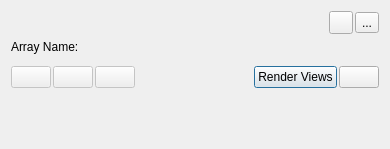
<?xml version="1.0" encoding="UTF-8"?>
<ui version="4.0">
 <class>ColorMapEditor</class>
 <widget class="QWidget" name="ColorMapEditor">
  <property name="geometry">
   <rect>
    <x>0</x>
    <y>0</y>
    <width>390</width>
    <height>149</height>
   </rect>
  </property>
  <property name="minimumSize">
   <size>
    <width>390</width>
    <height>0</height>
   </size>
  </property>
  <property name="windowTitle">
   <string>Form</string>
  </property>
  <layout class="QVBoxLayout" name="verticalLayout">
   <item>
    <layout class="QHBoxLayout" name="SearchBoxLayout">
     <property name="spacing">
      <number>2</number>
     </property>
     <item>
      <widget class="pqSearchBox" name="SearchBox" native="true">
       <property name="advancedSearchEnabled" stdset="0">
        <bool>true</bool>
       </property>
       <property name="settingKey" stdset="0">
        <string notr="true">showAdvancedPropertiesColorMapEditor</string>
       </property>
      </widget>
     </item>
     <item>
      <widget class="QToolButton" name="ShowScalarBar">
       <property name="toolTip">
        <string>Show/hide color legend</string>
       </property>
       <property name="text">
        <string/>
       </property>
       <property name="icon">
        <iconset resource="../../../Components/Resources/pqComponents.qrc">
         <normaloff>:/pqWidgets/Icons/pqScalarBar16.png</normaloff>:/pqWidgets/Icons/pqScalarBar16.png</iconset>
       </property>
       <property name="checkable">
        <bool>true</bool>
       </property>
      </widget>
     </item>
     <item>
      <widget class="QToolButton" name="EditScalarBar">
       <property name="toolTip">
        <string>Edit color legend properties</string>
       </property>
       <property name="text">
        <string>...</string>
       </property>
       <property name="icon">
        <iconset resource="../../../Components/Resources/pqComponents.qrc">
         <normaloff>:/pqWidgets/Icons/pqEditScalarBar.svg</normaloff>:/pqWidgets/Icons/pqEditScalarBar.svg</iconset>
       </property>
      </widget>
     </item>
    </layout>
   </item>
   <item>
    <widget class="QLabel" name="ArrayLabel">
     <property name="font">
      <font>
       <weight>50</weight>
       <bold>false</bold>
      </font>
     </property>
     <property name="text">
      <string>Array Name:</string>
     </property>
     <property name="textFormat">
      <enum>Qt::AutoText</enum>
     </property>
    </widget>
   </item>
   <item>
    <widget class="QScrollArea" name="scrollArea">
     <property name="frameShape">
      <enum>QFrame::NoFrame</enum>
     </property>
     <property name="frameShadow">
      <enum>QFrame::Plain</enum>
     </property>
     <property name="widgetResizable">
      <bool>true</bool>
     </property>
     <widget class="QWidget" name="scrollAreaWidgetContents">
      <property name="geometry">
       <rect>
        <x>0</x>
        <y>0</y>
        <width>372</width>
        <height>76</height>
       </rect>
      </property>
      <layout class="QVBoxLayout" name="ScrollAreaLayout" stretch="0,0,1">
       <property name="margin">
        <number>0</number>
       </property>
       <item>
        <widget class="QFrame" name="PropertiesFrame">
         <property name="sizePolicy">
          <sizepolicy hsizetype="Preferred" vsizetype="Preferred">
           <horstretch>0</horstretch>
           <verstretch>0</verstretch>
          </sizepolicy>
         </property>
         <property name="frameShape">
          <enum>QFrame::NoFrame</enum>
         </property>
         <property name="frameShadow">
          <enum>QFrame::Plain</enum>
         </property>
        </widget>
       </item>
       <item>
        <layout class="QHBoxLayout" name="horizontalLayout" stretch="0,0,0,0,0,0">
         <property name="spacing">
          <number>2</number>
         </property>
         <item>
          <widget class="QPushButton" name="RestoreDefaults">
           <property name="enabled">
            <bool>false</bool>
           </property>
           <property name="toolTip">
            <string>Restore application default setting values for color map</string>
           </property>
           <property name="text">
            <string/>
           </property>
           <property name="icon">
            <iconset resource="../../../Components/Resources/pqComponents.qrc">
             <normaloff>:/pqWidgets/Icons/pqSave.svg</normaloff>:/pqWidgets/Icons/pqSave.svg</iconset>
           </property>
          </widget>
         </item>
         <item>
          <widget class="QPushButton" name="SaveAsArrayDefaults">
           <property name="enabled">
            <bool>false</bool>
           </property>
           <property name="toolTip">
            <string>Save current color map settings values as default for arrays of this name</string>
           </property>
           <property name="text">
            <string/>
           </property>
           <property name="icon">
            <iconset resource="../../../Components/Resources/pqComponents.qrc">
             <normaloff>:/pqWidgets/Icons/pqSaveArray16.png</normaloff>:/pqWidgets/Icons/pqSaveArray16.png</iconset>
           </property>
          </widget>
         </item>
         <item>
          <widget class="QPushButton" name="SaveAsDefaults">
           <property name="enabled">
            <bool>false</bool>
           </property>
           <property name="toolTip">
            <string>Save current color map settings values as default for all arrays</string>
           </property>
           <property name="text">
            <string/>
           </property>
           <property name="icon">
            <iconset resource="../../../Components/Resources/pqComponents.qrc">
             <normaloff>:/pqWidgets/Icons/pqSave.svg</normaloff>:/pqWidgets/Icons/pqSave.svg</iconset>
           </property>
          </widget>
         </item>
         <item>
          <spacer name="horizontalSpacer">
           <property name="orientation">
            <enum>Qt::Horizontal</enum>
           </property>
           <property name="sizeHint" stdset="0">
            <size>
             <width>40</width>
             <height>20</height>
            </size>
           </property>
          </spacer>
         </item>
         <item>
          <widget class="QPushButton" name="Update">
           <property name="toolTip">
            <string>&lt;html&gt;&lt;head/&gt;&lt;body&gt;&lt;p&gt;Update views.&lt;/p&gt;&lt;/body&gt;&lt;/html&gt;</string>
           </property>
           <property name="text">
            <string>Render Views</string>
           </property>
           <property name="icon">
            <iconset resource="../../../Components/Resources/pqComponents.qrc">
             <normaloff>:/pqWidgets/Icons/pqApply.svg</normaloff>:/pqWidgets/Icons/pqApply.svg</iconset>
           </property>
           <property name="default">
            <bool>true</bool>
           </property>
          </widget>
         </item>
         <item>
          <widget class="QPushButton" name="AutoUpdate">
           <property name="toolTip">
            <string>&lt;html&gt;&lt;head/&gt;&lt;body&gt;&lt;p&gt;Render view(s) automatically.&lt;/p&gt;&lt;/body&gt;&lt;/html&gt;</string>
           </property>
           <property name="text">
            <string/>
           </property>
           <property name="icon">
            <iconset resource="../../../Components/Resources/pqComponents.qrc">
             <normaloff>:/pqWidgets/Icons/pqAutoApply.svg</normaloff>:/pqWidgets/Icons/pqAutoApply.svg</iconset>
           </property>
           <property name="checkable">
            <bool>true</bool>
           </property>
           <property name="default">
            <bool>false</bool>
           </property>
          </widget>
         </item>
        </layout>
       </item>
       <item>
        <spacer name="verticalSpacer">
         <property name="orientation">
          <enum>Qt::Vertical</enum>
         </property>
         <property name="sizeHint" stdset="0">
          <size>
           <width>0</width>
           <height>0</height>
          </size>
         </property>
        </spacer>
       </item>
      </layout>
     </widget>
    </widget>
   </item>
  </layout>
 </widget>
 <customwidgets>
  <customwidget>
   <class>pqSearchBox</class>
   <extends>QWidget</extends>
   <header>pqSearchBox.h</header>
   <container>1</container>
  </customwidget>
 </customwidgets>
 <resources>
  <include location="../../../Components/Resources/pqComponents.qrc"/>
 </resources>
 <connections>
  <connection>
   <sender>AutoUpdate</sender>
   <signal>toggled(bool)</signal>
   <receiver>Update</receiver>
   <slot>setDisabled(bool)</slot>
   <hints>
    <hint type="sourcelabel">
     <x>296</x>
     <y>74</y>
    </hint>
    <hint type="destinationlabel">
     <x>233</x>
     <y>74</y>
    </hint>
   </hints>
  </connection>
 </connections>
</ui>
